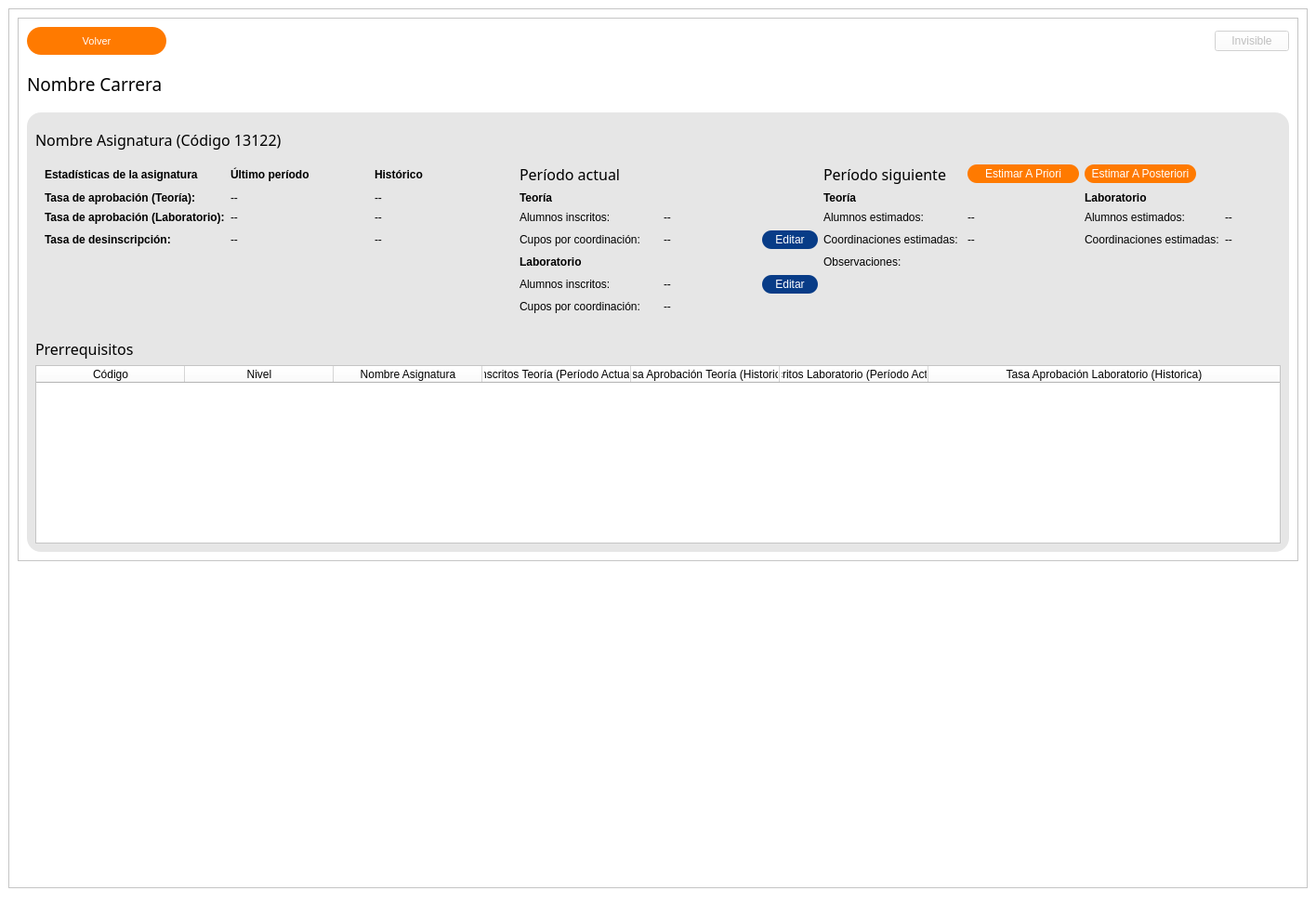
<?xml version="1.0" encoding="UTF-8"?>
<ui version="4.0">
 <class>MainWindow</class>
 <widget class="QMainWindow" name="MainWindow">
  <property name="geometry">
   <rect>
    <x>0</x>
    <y>0</y>
    <width>1416</width>
    <height>987</height>
   </rect>
  </property>
  <property name="windowTitle">
   <string>Malla Plan</string>
  </property>
  <property name="styleSheet">
   <string notr="true">background-color: white;</string>
  </property>
  <widget class="QWidget" name="centralwidget">
   <property name="sizePolicy">
    <sizepolicy hsizetype="Minimum" vsizetype="Preferred">
     <horstretch>0</horstretch>
     <verstretch>0</verstretch>
    </sizepolicy>
   </property>
   <property name="minimumSize">
    <size>
     <width>1366</width>
     <height>0</height>
    </size>
   </property>
   <layout class="QVBoxLayout" name="verticalLayout">
    <item>
     <widget class="QScrollArea" name="scrollArea">
      <property name="sizePolicy">
       <sizepolicy hsizetype="Minimum" vsizetype="Expanding">
        <horstretch>0</horstretch>
        <verstretch>0</verstretch>
       </sizepolicy>
      </property>
      <property name="minimumSize">
       <size>
        <width>1366</width>
        <height>0</height>
       </size>
      </property>
      <property name="tabletTracking">
       <bool>false</bool>
      </property>
      <property name="focusPolicy">
       <enum>Qt::TabFocus</enum>
      </property>
      <property name="widgetResizable">
       <bool>true</bool>
      </property>
      <widget class="QWidget" name="scrollAreaWidgetContents_2">
       <property name="geometry">
        <rect>
         <x>0</x>
         <y>0</y>
         <width>1396</width>
         <height>926</height>
        </rect>
       </property>
       <property name="sizePolicy">
        <sizepolicy hsizetype="Minimum" vsizetype="Preferred">
         <horstretch>0</horstretch>
         <verstretch>0</verstretch>
        </sizepolicy>
       </property>
       <property name="minimumSize">
        <size>
         <width>1366</width>
         <height>0</height>
        </size>
       </property>
       <property name="styleSheet">
        <string notr="true">QFrame &gt; QPushButton {
	background: #E6E6E6;
	height: 60px;
	border-radius: 15px;
}

QFrame &gt; QPushButton:hover {
	background: #083C87;
	color: white;
}

QFrame &gt; QPushButton:pressed {
	background: #E6E6E6;
	color: white;
}</string>
       </property>
       <layout class="QVBoxLayout" name="verticalLayout_6">
        <item>
         <widget class="QFrame" name="frame">
          <property name="sizePolicy">
           <sizepolicy hsizetype="Minimum" vsizetype="Preferred">
            <horstretch>0</horstretch>
            <verstretch>0</verstretch>
           </sizepolicy>
          </property>
          <property name="minimumSize">
           <size>
            <width>1366</width>
            <height>0</height>
           </size>
          </property>
          <property name="styleSheet">
           <string notr="true">QFrame &gt; QPushButton {
	background: #E6E6E6;
	height: 60px;
	border-radius: 15px;
}

QFrame &gt; QPushButton:hover {
	background: #083C87;
	color: white;
}

QFrame &gt; QPushButton:pressed {
	background: #E6E6E6;
	color: white;
}</string>
          </property>
          <property name="frameShape">
           <enum>QFrame::StyledPanel</enum>
          </property>
          <property name="frameShadow">
           <enum>QFrame::Raised</enum>
          </property>
          <layout class="QVBoxLayout" name="verticalLayout_2">
           <property name="sizeConstraint">
            <enum>QLayout::SetDefaultConstraint</enum>
           </property>
           <item>
            <layout class="QHBoxLayout" name="horizontalLayout_5">
             <property name="sizeConstraint">
              <enum>QLayout::SetFixedSize</enum>
             </property>
             <item alignment="Qt::AlignLeft|Qt::AlignTop">
              <widget class="QPushButton" name="button_volver">
               <property name="minimumSize">
                <size>
                 <width>150</width>
                 <height>30</height>
                </size>
               </property>
               <property name="maximumSize">
                <size>
                 <width>150</width>
                 <height>30</height>
                </size>
               </property>
               <property name="font">
                <font>
                 <pointsize>8</pointsize>
                </font>
               </property>
               <property name="styleSheet">
                <string notr="true">.QPushButton {
	color: white;
	background: #FF7A00;
	border-radius: 15px;
}

.QPushButton:hover {
	background: #083C87;
}

.QPushButton:pressed {
	background: #E6E6E6;
}</string>
               </property>
               <property name="text">
                <string>Volver</string>
               </property>
              </widget>
             </item>
             <item>
              <spacer name="horizontalSpacer">
               <property name="orientation">
                <enum>Qt::Horizontal</enum>
               </property>
               <property name="sizeType">
                <enum>QSizePolicy::MinimumExpanding</enum>
               </property>
               <property name="sizeHint" stdset="0">
                <size>
                 <width>40</width>
                 <height>1</height>
                </size>
               </property>
              </spacer>
             </item>
             <item>
              <widget class="QPushButton" name="button_invisible">
               <property name="enabled">
                <bool>false</bool>
               </property>
               <property name="focusPolicy">
                <enum>Qt::NoFocus</enum>
               </property>
               <property name="text">
                <string>Invisible</string>
               </property>
              </widget>
             </item>
            </layout>
           </item>
           <item alignment="Qt::AlignTop">
            <widget class="QLabel" name="label_nombre_carrera">
             <property name="minimumSize">
              <size>
               <width>0</width>
               <height>50</height>
              </size>
             </property>
             <property name="font">
              <font>
               <family>Arial Rounded MT Bold</family>
               <pointsize>14</pointsize>
              </font>
             </property>
             <property name="text">
              <string>Nombre Carrera</string>
             </property>
            </widget>
           </item>
           <item>
            <layout class="QGridLayout" name="Malla" rowstretch="0">
             <property name="sizeConstraint">
              <enum>QLayout::SetDefaultConstraint</enum>
             </property>
             <property name="horizontalSpacing">
              <number>5</number>
             </property>
             <property name="verticalSpacing">
              <number>8</number>
             </property>
            </layout>
           </item>
           <item>
            <widget class="QFrame" name="frame_2">
             <property name="sizePolicy">
              <sizepolicy hsizetype="Minimum" vsizetype="Fixed">
               <horstretch>0</horstretch>
               <verstretch>0</verstretch>
              </sizepolicy>
             </property>
             <property name="minimumSize">
              <size>
               <width>0</width>
               <height>0</height>
              </size>
             </property>
             <property name="styleSheet">
              <string notr="true">.QFrame, .QLabel {
	background: #E6E6E6;
	border-radius: 15px;
}

.QPushButton {
	color: white;
	background: #FF7A00;
	border-radius: 10px;
}

.QPushButton:hover {
	background: #083C87;
}

.QPushButton:pressed {
	background: #E6E6E6;
}</string>
             </property>
             <property name="frameShape">
              <enum>QFrame::StyledPanel</enum>
             </property>
             <property name="frameShadow">
              <enum>QFrame::Raised</enum>
             </property>
             <layout class="QHBoxLayout" name="horizontalLayout_6">
              <item>
               <layout class="QVBoxLayout" name="verticalLayout_3">
                <property name="sizeConstraint">
                 <enum>QLayout::SetDefaultConstraint</enum>
                </property>
                <item>
                 <widget class="QLabel" name="label_nombre_codigo">
                  <property name="minimumSize">
                   <size>
                    <width>0</width>
                    <height>40</height>
                   </size>
                  </property>
                  <property name="font">
                   <font>
                    <family>Arial Rounded MT Bold</family>
                    <pointsize>12</pointsize>
                    <weight>50</weight>
                    <bold>false</bold>
                   </font>
                  </property>
                  <property name="text">
                   <string>Nombre Asignatura (Código 13122)</string>
                  </property>
                 </widget>
                </item>
                <item>
                 <layout class="QGridLayout" name="gridLayout">
                  <property name="leftMargin">
                   <number>10</number>
                  </property>
                  <property name="rightMargin">
                   <number>10</number>
                  </property>
                  <property name="bottomMargin">
                   <number>0</number>
                  </property>
                  <property name="verticalSpacing">
                   <number>7</number>
                  </property>
                  <item row="0" column="8">
                   <widget class="QPushButton" name="button_estimar_2">
                    <property name="sizePolicy">
                     <sizepolicy hsizetype="Fixed" vsizetype="Fixed">
                      <horstretch>0</horstretch>
                      <verstretch>0</verstretch>
                     </sizepolicy>
                    </property>
                    <property name="minimumSize">
                     <size>
                      <width>120</width>
                      <height>20</height>
                     </size>
                    </property>
                    <property name="maximumSize">
                     <size>
                      <width>120</width>
                      <height>20</height>
                     </size>
                    </property>
                    <property name="styleSheet">
                     <string notr="true"/>
                    </property>
                    <property name="text">
                     <string>Estimar A Posteriori</string>
                    </property>
                   </widget>
                  </item>
                  <item row="1" column="3">
                   <widget class="QLabel" name="label_teoria_pa">
                    <property name="font">
                     <font>
                      <weight>75</weight>
                      <bold>true</bold>
                     </font>
                    </property>
                    <property name="text">
                     <string>Teoría</string>
                    </property>
                   </widget>
                  </item>
                  <item row="2" column="9">
                   <widget class="QLabel" name="value_ps_lai">
                    <property name="text">
                     <string>--</string>
                    </property>
                   </widget>
                  </item>
                  <item row="2" column="8">
                   <widget class="QLabel" name="label_ps_lai">
                    <property name="text">
                     <string>Alumnos estimados:</string>
                    </property>
                   </widget>
                  </item>
                  <item row="4" column="8">
                   <widget class="QLabel" name="label_ps_lce">
                    <property name="maximumSize">
                     <size>
                      <width>150</width>
                      <height>16777215</height>
                     </size>
                    </property>
                    <property name="text">
                     <string>Coordinaciones estimadas:</string>
                    </property>
                   </widget>
                  </item>
                  <item row="5" column="3">
                   <widget class="QLabel" name="label_laboratorio_pa">
                    <property name="font">
                     <font>
                      <weight>75</weight>
                      <italic>false</italic>
                      <bold>true</bold>
                     </font>
                    </property>
                    <property name="text">
                     <string>Laboratorio</string>
                    </property>
                   </widget>
                  </item>
                  <item row="0" column="3">
                   <widget class="QLabel" name="label_periodo_actual">
                    <property name="font">
                     <font>
                      <family>Arial Rounded MT Bold</family>
                      <pointsize>12</pointsize>
                     </font>
                    </property>
                    <property name="text">
                     <string>Período actual</string>
                    </property>
                   </widget>
                  </item>
                  <item row="6" column="4">
                   <layout class="QHBoxLayout" name="horizontalLayout">
                    <item>
                     <widget class="QLabel" name="value_pa_lai">
                      <property name="text">
                       <string>--</string>
                      </property>
                     </widget>
                    </item>
                   </layout>
                  </item>
                  <item row="6" column="3">
                   <widget class="QLabel" name="label_pa_lai">
                    <property name="text">
                     <string>Alumnos inscritos:</string>
                    </property>
                   </widget>
                  </item>
                  <item row="2" column="3">
                   <widget class="QLabel" name="label_pa_tai">
                    <property name="text">
                     <string>Alumnos inscritos:</string>
                    </property>
                   </widget>
                  </item>
                  <item row="2" column="0">
                   <widget class="QLabel" name="label_tal">
                    <property name="font">
                     <font>
                      <weight>75</weight>
                      <bold>true</bold>
                     </font>
                    </property>
                    <property name="text">
                     <string>Tasa de aprobación (Laboratorio):</string>
                    </property>
                   </widget>
                  </item>
                  <item row="2" column="1">
                   <widget class="QLabel" name="value_talup">
                    <property name="text">
                     <string>--</string>
                    </property>
                   </widget>
                  </item>
                  <item row="0" column="6">
                   <widget class="QLabel" name="label_periodo_siguiente">
                    <property name="font">
                     <font>
                      <family>Arial Rounded MT Bold</family>
                      <pointsize>12</pointsize>
                     </font>
                    </property>
                    <property name="text">
                     <string>Período siguiente</string>
                    </property>
                   </widget>
                  </item>
                  <item row="4" column="4">
                   <layout class="QHBoxLayout" name="horizontalLayout_2">
                    <item>
                     <widget class="QLabel" name="value_ps_tce">
                      <property name="text">
                       <string>--</string>
                      </property>
                     </widget>
                    </item>
                   </layout>
                  </item>
                  <item row="4" column="6">
                   <widget class="QLabel" name="label_ps_tce">
                    <property name="text">
                     <string>Coordinaciones estimadas:</string>
                    </property>
                   </widget>
                  </item>
                  <item row="1" column="0">
                   <widget class="QLabel" name="label_tat">
                    <property name="font">
                     <font>
                      <weight>75</weight>
                      <bold>true</bold>
                     </font>
                    </property>
                    <property name="text">
                     <string>Tasa de aprobación (Teoría):</string>
                    </property>
                   </widget>
                  </item>
                  <item row="0" column="2">
                   <widget class="QLabel" name="label_historico">
                    <property name="maximumSize">
                     <size>
                      <width>150</width>
                      <height>16777215</height>
                     </size>
                    </property>
                    <property name="font">
                     <font>
                      <weight>75</weight>
                      <bold>true</bold>
                     </font>
                    </property>
                    <property name="text">
                     <string>Histórico</string>
                    </property>
                   </widget>
                  </item>
                  <item row="4" column="2">
                   <widget class="QLabel" name="value_tddh">
                    <property name="text">
                     <string>--</string>
                    </property>
                   </widget>
                  </item>
                  <item row="1" column="1">
                   <widget class="QLabel" name="value_tatup">
                    <property name="text">
                     <string>--</string>
                    </property>
                   </widget>
                  </item>
                  <item row="2" column="2">
                   <widget class="QLabel" name="value_talh">
                    <property name="text">
                     <string>--</string>
                    </property>
                   </widget>
                  </item>
                  <item row="1" column="2">
                   <widget class="QLabel" name="value_tath">
                    <property name="text">
                     <string>--</string>
                    </property>
                   </widget>
                  </item>
                  <item row="4" column="3">
                   <widget class="QLabel" name="label_ps_tcpc">
                    <property name="text">
                     <string>Cupos por coordinación:</string>
                    </property>
                   </widget>
                  </item>
                  <item row="4" column="1">
                   <widget class="QLabel" name="value_tddup">
                    <property name="text">
                     <string>--</string>
                    </property>
                   </widget>
                  </item>
                  <item row="0" column="1">
                   <widget class="QLabel" name="label_up">
                    <property name="maximumSize">
                     <size>
                      <width>150</width>
                      <height>16777215</height>
                     </size>
                    </property>
                    <property name="font">
                     <font>
                      <weight>75</weight>
                      <bold>true</bold>
                     </font>
                    </property>
                    <property name="text">
                     <string>Último período</string>
                    </property>
                   </widget>
                  </item>
                  <item row="4" column="0">
                   <widget class="QLabel" name="label_tdd">
                    <property name="font">
                     <font>
                      <weight>75</weight>
                      <bold>true</bold>
                     </font>
                    </property>
                    <property name="text">
                     <string>Tasa de desinscripción:</string>
                    </property>
                   </widget>
                  </item>
                  <item row="0" column="0">
                   <widget class="QLabel" name="label_estadisticas">
                    <property name="maximumSize">
                     <size>
                      <width>300</width>
                      <height>16777215</height>
                     </size>
                    </property>
                    <property name="font">
                     <font>
                      <weight>75</weight>
                      <bold>true</bold>
                     </font>
                    </property>
                    <property name="text">
                     <string>Estadísticas de la asignatura</string>
                    </property>
                   </widget>
                  </item>
                  <item row="0" column="7">
                   <widget class="QPushButton" name="button_estimar_1">
                    <property name="sizePolicy">
                     <sizepolicy hsizetype="Fixed" vsizetype="Fixed">
                      <horstretch>0</horstretch>
                      <verstretch>0</verstretch>
                     </sizepolicy>
                    </property>
                    <property name="minimumSize">
                     <size>
                      <width>80</width>
                      <height>20</height>
                     </size>
                    </property>
                    <property name="maximumSize">
                     <size>
                      <width>120</width>
                      <height>20</height>
                     </size>
                    </property>
                    <property name="text">
                     <string>Estimar A Priori</string>
                    </property>
                   </widget>
                  </item>
                  <item row="2" column="4">
                   <widget class="QLabel" name="value_pa_tai">
                    <property name="sizePolicy">
                     <sizepolicy hsizetype="Minimum" vsizetype="Preferred">
                      <horstretch>0</horstretch>
                      <verstretch>0</verstretch>
                     </sizepolicy>
                    </property>
                    <property name="maximumSize">
                     <size>
                      <width>100</width>
                      <height>16777215</height>
                     </size>
                    </property>
                    <property name="text">
                     <string>--</string>
                    </property>
                   </widget>
                  </item>
                  <item row="2" column="6">
                   <widget class="QLabel" name="label_ps_tai">
                    <property name="text">
                     <string>Alumnos estimados:</string>
                    </property>
                   </widget>
                  </item>
                  <item row="1" column="6">
                   <widget class="QLabel" name="label_teoria_ps">
                    <property name="font">
                     <font>
                      <weight>75</weight>
                      <italic>false</italic>
                      <bold>true</bold>
                     </font>
                    </property>
                    <property name="text">
                     <string>Teoría</string>
                    </property>
                   </widget>
                  </item>
                  <item row="2" column="7">
                   <widget class="QLabel" name="value_ps_tai">
                    <property name="text">
                     <string>--</string>
                    </property>
                   </widget>
                  </item>
                  <item row="6" column="5">
                   <widget class="QPushButton" name="button_editar_pa_lai">
                    <property name="sizePolicy">
                     <sizepolicy hsizetype="Fixed" vsizetype="Fixed">
                      <horstretch>0</horstretch>
                      <verstretch>0</verstretch>
                     </sizepolicy>
                    </property>
                    <property name="minimumSize">
                     <size>
                      <width>60</width>
                      <height>20</height>
                     </size>
                    </property>
                    <property name="maximumSize">
                     <size>
                      <width>60</width>
                      <height>20</height>
                     </size>
                    </property>
                    <property name="styleSheet">
                     <string notr="true">.QPushButton {
	color: white;
	background: #083C87;
}

.QPushButton:hover {
	background: #FF7A00;
}

.QPushButton:pressed {
	background: #E6E6E6;
}</string>
                    </property>
                    <property name="text">
                     <string>Editar</string>
                    </property>
                    <property name="flat">
                     <bool>true</bool>
                    </property>
                   </widget>
                  </item>
                  <item row="4" column="5">
                   <widget class="QPushButton" name="button_editar_pa_tai">
                    <property name="sizePolicy">
                     <sizepolicy hsizetype="Fixed" vsizetype="Fixed">
                      <horstretch>0</horstretch>
                      <verstretch>0</verstretch>
                     </sizepolicy>
                    </property>
                    <property name="minimumSize">
                     <size>
                      <width>60</width>
                      <height>20</height>
                     </size>
                    </property>
                    <property name="maximumSize">
                     <size>
                      <width>60</width>
                      <height>20</height>
                     </size>
                    </property>
                    <property name="styleSheet">
                     <string notr="true">.QPushButton {
	color: white;
	background: #083C87;
}

.QPushButton:hover {
	background: #FF7A00;
}

.QPushButton:pressed {
	background: #E6E6E6;
}</string>
                    </property>
                    <property name="text">
                     <string>Editar</string>
                    </property>
                    <property name="flat">
                     <bool>true</bool>
                    </property>
                   </widget>
                  </item>
                  <item row="4" column="9">
                   <widget class="QLabel" name="value_ps_lcpc">
                    <property name="minimumSize">
                     <size>
                      <width>30</width>
                      <height>0</height>
                     </size>
                    </property>
                    <property name="maximumSize">
                     <size>
                      <width>50</width>
                      <height>16777215</height>
                     </size>
                    </property>
                    <property name="text">
                     <string>--</string>
                    </property>
                   </widget>
                  </item>
                  <item row="1" column="8">
                   <widget class="QLabel" name="label_laboratorio_ps">
                    <property name="font">
                     <font>
                      <weight>75</weight>
                      <italic>false</italic>
                      <bold>true</bold>
                     </font>
                    </property>
                    <property name="text">
                     <string>Laboratorio</string>
                    </property>
                   </widget>
                  </item>
                  <item row="4" column="7">
                   <widget class="QLabel" name="value_ps_tci">
                    <property name="text">
                     <string>--</string>
                    </property>
                   </widget>
                  </item>
                  <item row="5" column="6">
                   <widget class="QLabel" name="label">
                    <property name="text">
                     <string>Observaciones:</string>
                    </property>
                   </widget>
                  </item>
                  <item row="6" column="6" rowspan="5" colspan="4">
                   <widget class="QLabel" name="label_observaciones">
                    <property name="text">
                     <string/>
                    </property>
                   </widget>
                  </item>
                  <item row="7" column="3">
                   <widget class="QLabel" name="label_ps_lcpc">
                    <property name="text">
                     <string>Cupos por coordinación:</string>
                    </property>
                   </widget>
                  </item>
                  <item row="7" column="4">
                   <widget class="QLabel" name="value_ps_lce">
                    <property name="text">
                     <string>--</string>
                    </property>
                   </widget>
                  </item>
                 </layout>
                </item>
                <item>
                 <widget class="QLabel" name="label_prerrequisitos">
                  <property name="font">
                   <font>
                    <family>Arial Rounded MT Bold</family>
                    <pointsize>12</pointsize>
                   </font>
                  </property>
                  <property name="text">
                   <string>Prerrequisitos</string>
                  </property>
                 </widget>
                </item>
                <item alignment="Qt::AlignTop">
                 <widget class="QTableWidget" name="table_prerrequisitos">
                  <property name="sizePolicy">
                   <sizepolicy hsizetype="Minimum" vsizetype="Minimum">
                    <horstretch>0</horstretch>
                    <verstretch>0</verstretch>
                   </sizepolicy>
                  </property>
                  <property name="minimumSize">
                   <size>
                    <width>400</width>
                    <height>50</height>
                   </size>
                  </property>
                  <property name="maximumSize">
                   <size>
                    <width>16777215</width>
                    <height>16777215</height>
                   </size>
                  </property>
                  <property name="baseSize">
                   <size>
                    <width>0</width>
                    <height>0</height>
                   </size>
                  </property>
                  <property name="focusPolicy">
                   <enum>Qt::NoFocus</enum>
                  </property>
                  <attribute name="horizontalHeaderDefaultSectionSize">
                   <number>160</number>
                  </attribute>
                  <attribute name="horizontalHeaderMinimumSectionSize">
                   <number>120</number>
                  </attribute>
                  <attribute name="horizontalHeaderStretchLastSection">
                   <bool>true</bool>
                  </attribute>
                  <attribute name="verticalHeaderVisible">
                   <bool>false</bool>
                  </attribute>
                  <attribute name="verticalHeaderCascadingSectionResizes">
                   <bool>false</bool>
                  </attribute>
                  <attribute name="verticalHeaderStretchLastSection">
                   <bool>false</bool>
                  </attribute>
                  <column>
                   <property name="text">
                    <string>Código</string>
                   </property>
                  </column>
                  <column>
                   <property name="text">
                    <string>Nivel</string>
                   </property>
                  </column>
                  <column>
                   <property name="text">
                    <string>Nombre Asignatura</string>
                   </property>
                  </column>
                  <column>
                   <property name="text">
                    <string>Inscritos Teoría (Período Actual)</string>
                   </property>
                  </column>
                  <column>
                   <property name="text">
                    <string>Tasa Aprobación Teoría (Historica)</string>
                   </property>
                  </column>
                  <column>
                   <property name="text">
                    <string>Inscritos Laboratorio (Período Actual)</string>
                   </property>
                  </column>
                  <column>
                   <property name="text">
                    <string>Tasa Aprobación Laboratorio (Historica)</string>
                   </property>
                  </column>
                 </widget>
                </item>
               </layout>
              </item>
             </layout>
            </widget>
           </item>
          </layout>
         </widget>
        </item>
        <item>
         <spacer name="verticalSpacer_3">
          <property name="orientation">
           <enum>Qt::Vertical</enum>
          </property>
          <property name="sizeHint" stdset="0">
           <size>
            <width>20</width>
            <height>40</height>
           </size>
          </property>
         </spacer>
        </item>
       </layout>
      </widget>
     </widget>
    </item>
   </layout>
  </widget>
  <widget class="QMenuBar" name="menubar">
   <property name="geometry">
    <rect>
     <x>0</x>
     <y>0</y>
     <width>1416</width>
     <height>21</height>
    </rect>
   </property>
  </widget>
  <widget class="QStatusBar" name="statusbar"/>
 </widget>
 <tabstops>
  <tabstop>scrollArea</tabstop>
  <tabstop>button_volver</tabstop>
 </tabstops>
 <resources/>
 <connections/>
</ui>
